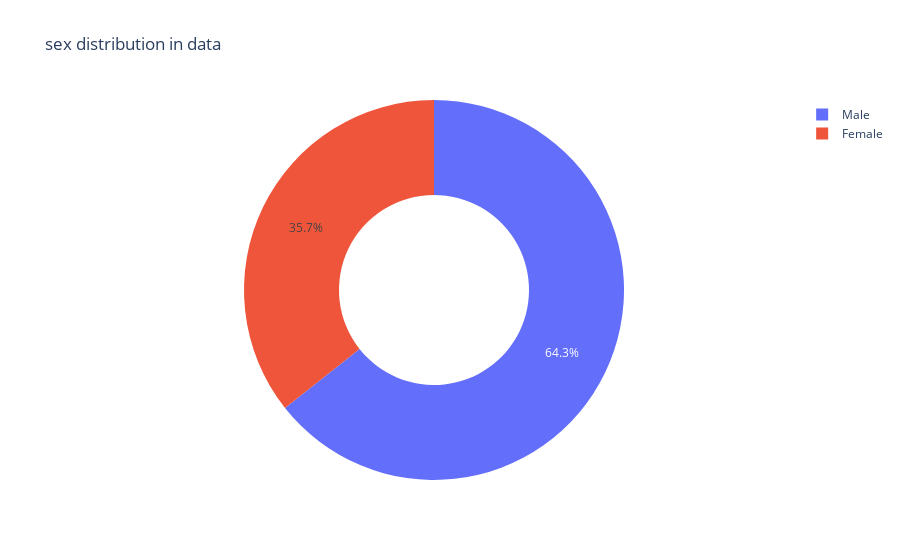

This figure's notebook cell:
### Code cell
get_pie_chart(tips, 'sex')

### Figure 1 — Plotly figure (JSON) as saved in the notebook; plotly's stock layout.template omitted (floating-point values rounded to 4 significant figures)
{"data": [{"domain": {"x": [0, 1], "y": [0, 1]}, "hole": 0.5, "hovertemplate": "sex=%{label}<br>value=%{value}<extra></extra>", "labels": ["Male", "Female"], "legendgroup": "", "name": "", "showlegend": true, "type": "pie", "values": [157, 87]}], "layout": {"legend": {"tracegroupgap": 0}, "title": {"text": "sex distribution in data"}}}
